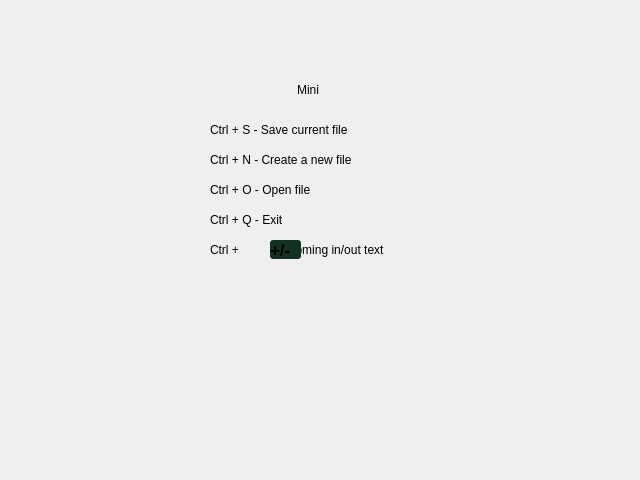
<?xml version="1.0" encoding="UTF-8"?>
<ui version="4.0">
 <class>HelpWindow</class>
 <widget class="QWidget" name="HelpWindow">
  <property name="geometry">
   <rect>
    <x>0</x>
    <y>0</y>
    <width>640</width>
    <height>480</height>
   </rect>
  </property>
  <property name="windowTitle">
   <string>Form</string>
  </property>
  <widget class="QLabel" name="label">
   <property name="geometry">
    <rect>
     <x>270</x>
     <y>80</y>
     <width>76</width>
     <height>19</height>
    </rect>
   </property>
   <property name="text">
    <string>Mini</string>
   </property>
   <property name="alignment">
    <set>Qt::AlignCenter</set>
   </property>
  </widget>
  <widget class="QLabel" name="label_2">
   <property name="geometry">
    <rect>
     <x>210</x>
     <y>120</y>
     <width>221</width>
     <height>19</height>
    </rect>
   </property>
   <property name="text">
    <string>Ctrl + S - Save current file</string>
   </property>
  </widget>
  <widget class="QLabel" name="label_3">
   <property name="geometry">
    <rect>
     <x>210</x>
     <y>150</y>
     <width>221</width>
     <height>19</height>
    </rect>
   </property>
   <property name="text">
    <string>Ctrl + N - Create a new file</string>
   </property>
  </widget>
  <widget class="QLabel" name="label_4">
   <property name="geometry">
    <rect>
     <x>210</x>
     <y>180</y>
     <width>221</width>
     <height>19</height>
    </rect>
   </property>
   <property name="text">
    <string>Ctrl + O - Open file</string>
   </property>
  </widget>
  <widget class="QLabel" name="label_5">
   <property name="geometry">
    <rect>
     <x>210</x>
     <y>210</y>
     <width>221</width>
     <height>19</height>
    </rect>
   </property>
   <property name="text">
    <string>Ctrl + Q - Exit</string>
   </property>
  </widget>
  <widget class="QLabel" name="label_6">
   <property name="geometry">
    <rect>
     <x>210</x>
     <y>240</y>
     <width>291</width>
     <height>19</height>
    </rect>
   </property>
   <property name="text">
    <string>Ctrl +           - zooming in/out text</string>
   </property>
  </widget>
  <widget class="QLabel" name="label_7">
   <property name="geometry">
    <rect>
     <x>270</x>
     <y>240</y>
     <width>31</width>
     <height>19</height>
    </rect>
   </property>
   <property name="styleSheet">
    <string notr="true">background-color: #123123;
font: bold 17px;
border-radius: 3px;</string>
   </property>
   <property name="text">
    <string>+/-</string>
   </property>
  </widget>
 </widget>
 <resources/>
 <connections/>
</ui>
